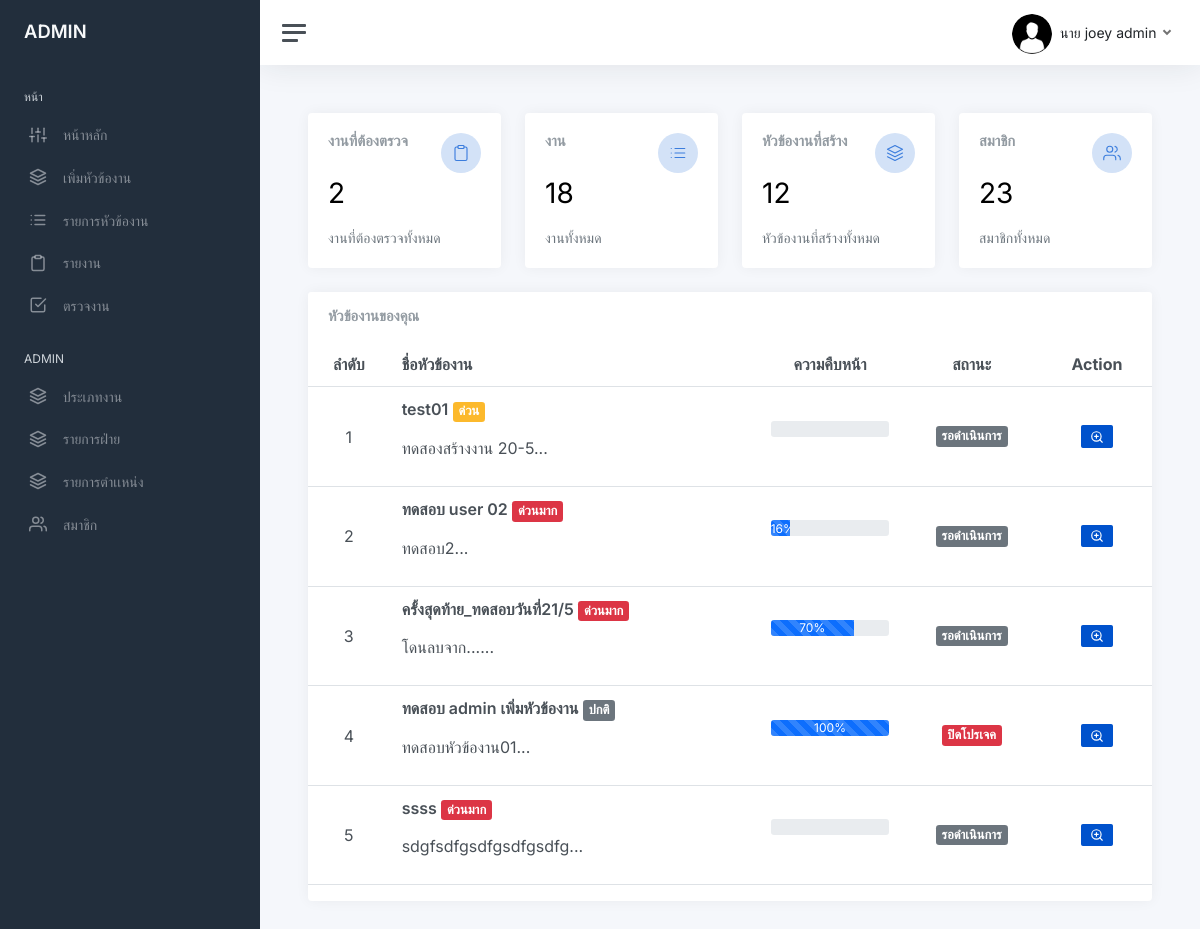
/index.php (signed in), run on an earlier commit of the app's database.
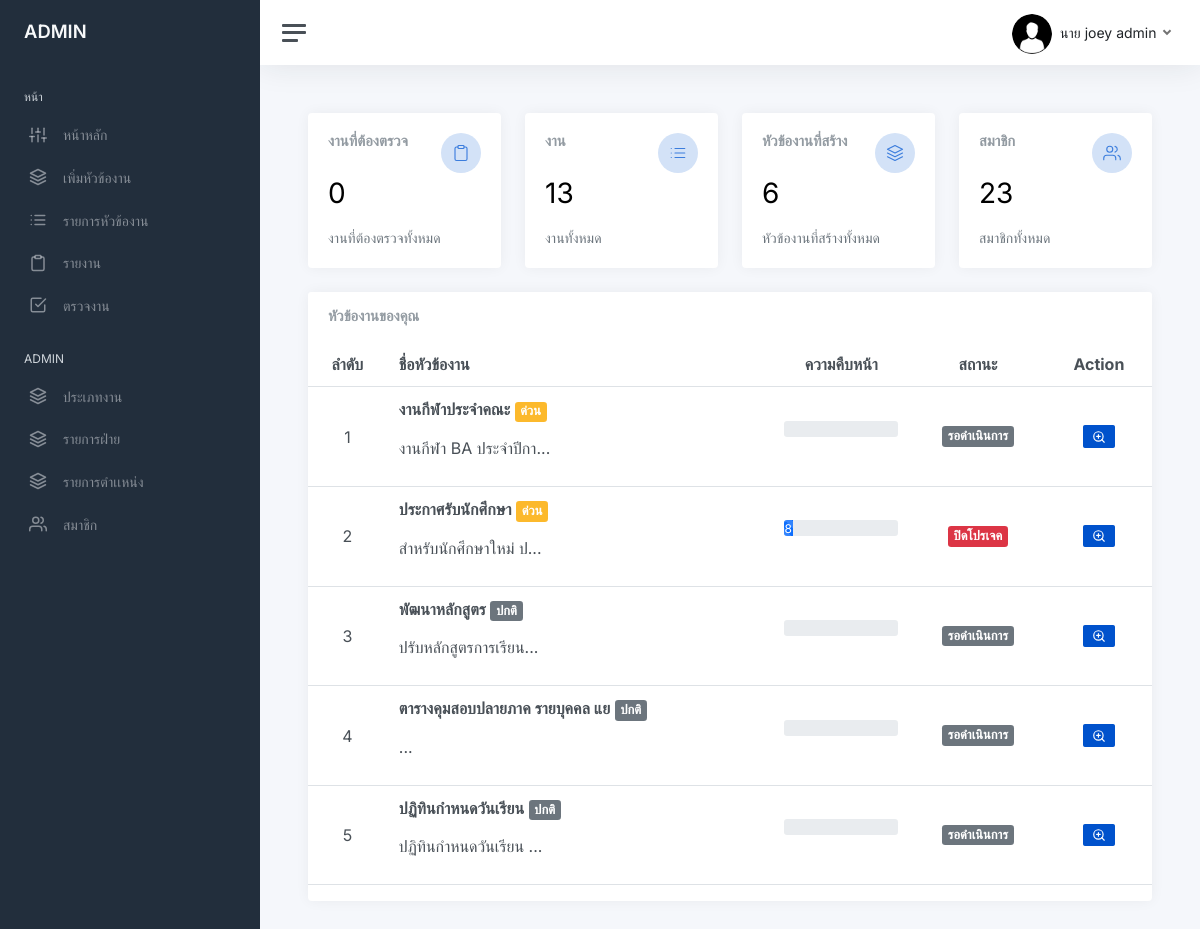
And on a later commit of the database.
### tables this page shows
CREATE TABLE `project` (
  `project_id` int NOT NULL,
  `name_project` varchar(255) NOT NULL,
  `description` text NOT NULL,
  `status_1` tinyint NOT NULL,
  `create_project` timestamp NOT NULL DEFAULT CURRENT_TIMESTAMP ON UPDATE CURRENT_TIMESTAMP,
  `start_date` datetime NOT NULL,
  `end_date` datetime NOT NULL,
  `manager_id` int NOT NULL,
  `status_2` int NOT NULL,
  `id_jobtype` int NOT NULL,
  `progress_project` float NOT NULL
);

### index.php (the view, shortened to what the changed rows need)
<?php
    require_once 'connect.php';
	include "sidebar.php";
	$where ="";
	$sql = $db->query("SELECT user_id  FROM user  ");
	$stmtusernum = $sql->fetchColumn();
	$sql1 = $db->query("SELECT project_id as num1 FROM project   $where");
	$stmtprojectnummanager = $sql1->rowCount();
	$sql4 = $db->query("SELECT task_id  FROM task_list as t left join project as p on t.project_id = p.project_id WHERE  1=1 $where ");
    $numusertask = $sql4->rowCount();
	$sql8 = $db->query("SELECT details_id  FROM details as d left join project as p on p.project_id = d.project_id WHERE state_details = 'Y' $where " );
	$stmtdetails = 	$sql8 ->rowCount();
?>
<!DOCTYPE html>
<html lang="en">
<?php include "head.php"?>
<body>
			<main class="content">
				<div class="container-fluid p-0">
					<div class="row">
						<div class="col-xxl-12 col-xxl- d-flex">
							<div class="w-100">
								<div class="row">
									<?php if ($level != $maxlevel): ?>
										<div class="col-sm-3">
											<a href="checktask_list.php">
												<div class="card">
													<div class="card-body">
														<div class="row">
															<div class="col mt-0">
																<h5 class="card-title">งานที่ต้องตรวจ</h5>
															</div>
															<div class="col-auto">
																<div class="stat text-primary">
																	<i class="align-middle" data-feather="clipboard"></i>
																</div>
															</div>
														</div>
														<h1 class="mt-1 mb-3"><?php echo $stmtdetails; ?></h1>
														<div class="mb-0">
															<span class="text-muted">งานที่ต้องตรวจทั้งหมด</span>
														</div>
													</div>
												</div>
											</a>
										</div>
									<?php endif ?>
											<div class="col-sm-3">
												<a href="task_list.php?statustask=1">
													<div class="card">
														<div class="card-body">
															<div class="row">
																<div class="col mt-0">
																</div>
																<div class="col-auto">
																</div>
															</div>
															<h1 class="mt-1 mb-3"><?php echo $numusertask ?></h1>
															<div class="mb-0">
																<span class="text-muted">งานทั้งหมด</span>
															</div>
														</div>
													</div>
												</a>
											</div>
										<?php if ($level != $maxlevel): ?>
										<div class="col-sm-3">
											<a href="project_list.php">
												<div class="card">
													<div class="card-body">
														<div class="row">
															<div class="col mt-0">
																<h5 class="card-title">หัวข้องานที่สร้าง</h5>
															</div>
															<div class="col-auto">
																<div class="stat text-primary">
																	<i class="align-middle" data-feather="layers"></i>
																</div>
															</div>
														</div>
														<h1 class="mt-1 mb-3"><?php echo $stmtprojectnummanager ?></h1>
														<div class="mb-0">
															<span class="text-muted">หัวข้องานที่สร้างทั้งหมด</span>
														</div>
													</div>
												</div>
											</a>
										</div>
										<?php endif ?>
										<?php if ($level <= 2): ?>
										<div class="col-sm-3">
											<a href="user_list.php">
												<div class="card">
													<div class="card-body">
													<h1 class="mt-1 mb-3"><?php echo $stmtusernum ?></h1>
												</div>
											</a>
										</div>
										<?php endif; ?>
									</div>
								</div>
						</div>
					</div>
						<div class="col-12">
							<div class="card flex-fill">
									<?php
										$i = 1;
										$stmtshowproject = "SELECT * FROM project  $where ORDER BY  end_date,status_2  DESC LIMIT 5;";
										$stmtshowproject = $db->query($stmtshowproject);
										$stmtshowproject->execute();
									?>
								<div class="table-responsive-xl">
									<table class="table table-hover">
										<thead>
											<tr>
												<th class="id-col">ลำดับ</th>
												<th class="name-col">ชื่อหัวข้องาน</th>
												<th class="progress-col" >ความคืบหน้า</th>
												<th class="status-col">สถานะ</th>
												<th class="action-col">Action</th>
											</tr>
										</thead>
									<tbody>
											<tr>
												<?php while ($stmtshowprojectrow = $stmtshowproject->fetch(PDO::FETCH_ASSOC)){ ?>
													<td class="id-col"><?php echo $i++ ?></td>
													<td class="name-col">
														<p><b><?php echo mb_substr($stmtshowprojectrow['name_project'],0,30);?></b>
														<?php showstatpro2($stmtshowprojectrow['status_2']) ?></p>
														<p class="truncate"><?php echo mb_substr($stmtshowprojectrow['description'],0,20).'...';  ?></p>
													</td>
													<td class="progress-col">
														<div class="progress mb-3">
															<div class="progress-bar progress-bar-striped progress-bar-animated-sm" role="progressbar" style="width:<?php echo $stmtshowprojectrow['progress_project'] ?>%" ><?php echo $stmtshowprojectrow['progress_project'] ?>%</div>
														</div>
													</td>
													<td class="status-col">
														<?php showstatpro($stmtshowprojectrow['status_1']);	?>
													</td>
													<td class="action-col">
														<a class="btn btn-bitbucket btn-sm" title="ดูรายละเอียดงาน" href="view_project.php?view_id=<?php echo $stmtshowprojectrow['project_id']?>"><i data-feather="zoom-in"></i></a>
														</td>
													</tr>
										<?php } ?>
									</tbody>
								</table>
							</div>
						</div>
					</div>
				</div>
			</main>
		</div>
	</div>
</body>
</html>

### funtion.php (shortened to what the changed rows need)
<?php
    function showstatpro($status){
        $stat1 = array("","รอดำเนินการ","เลยระยะเวลา","ปิดโปรเจค");
        if($status =='1'){
            echo "<span class='badge bg-secondary'>".$stat1[$status]."</span>";
        }elseif($status =='2'){
            echo "<span class='badge bg-warning'>".$stat1[$status]."</span>";
        }elseif($status =='3'){
            echo "<span class='badge bg-danger'>".$stat1[$status]."</span>";
        }
    }
    function showstatpro2($status_2){
        $stat2 = array("","ปกติ","ด่วน","ด่วนมาก");
    if ($status_2 == '1') {
        echo " "."<span class='badge bg-secondary'>".$stat2[$status_2]."</span>";
    }else if($status_2== '2'){
        echo " "."<span class='badge bg-warning'>".$stat2[$status_2]."</span>";
    }else if($status_2 == '3'){
        echo " "."<span class='badge bg-danger'>".$stat2[$status_2]."</span>";
        }
    }
    ?>

What changed in the data, as far as the page shows it:
removed project: name_project "test01", status_2 "ด่วน", description "ทดสองสร้างงาน 20-5", status_1 "รอดำเนินการ"
removed project: name_project "ทดสอบ user 02", status_2 "ด่วนมาก", description "ทดสอบ2", progress_project "16", status_1 "รอดำเนินการ"
removed project: name_project "ครั้งสุดท้าย_ทดสอบวันที่21/5", status_2 "ด่วนมาก", description "โดนลบจาก...", progress_project "70", status_1 "รอดำเนินการ"
removed project: name_project "ทดสอบ admin เพิ่มหัวข้องาน", status_2 "ปกติ", description "ทดสอบหัวข้องาน01", progress_project "100", status_1 "ปิดโปรเจค"
removed project: name_project "ssss", status_2 "ด่วนมาก", description "sdgfsdfgsdfgsdfgsdfg", status_1 "รอดำเนินการ"
now on this page (row edited): project: name_project "งานกีฬาประจำคณะ", status_2 "ด่วน", description "งานกีฬา BA ประจำปีกา", status_1 "รอดำเนินการ"
added project: name_project "ประกาศรับนักศึกษา", status_2 "ด่วน", description "สำหรับนักศึกษาใหม่ ป", progress_project "8", status_1 "ปิดโปรเจค"
now on this page (row edited): project: name_project "พัฒนาหลักสูตร", status_2 "ปกติ", description "ปรับหลักสูตรการเรียน", status_1 "รอดำเนินการ"
added project: name_project "ตารางคุมสอบปลายภาค รายบุคคล แย", status_2 "ปกติ", status_1 "รอดำเนินการ"
now on this page (row edited): project: name_project "ปฏิทินกำหนดวันเรียน", status_2 "ปกติ", description "ปฏิทินกำหนดวันเรียน", status_1 "รอดำเนินการ"
Also different on the page:
$stmtdetails: "2" → "0"
$numusertask: "18" → "13"
$stmtprojectnummanager: "12" → "6"
